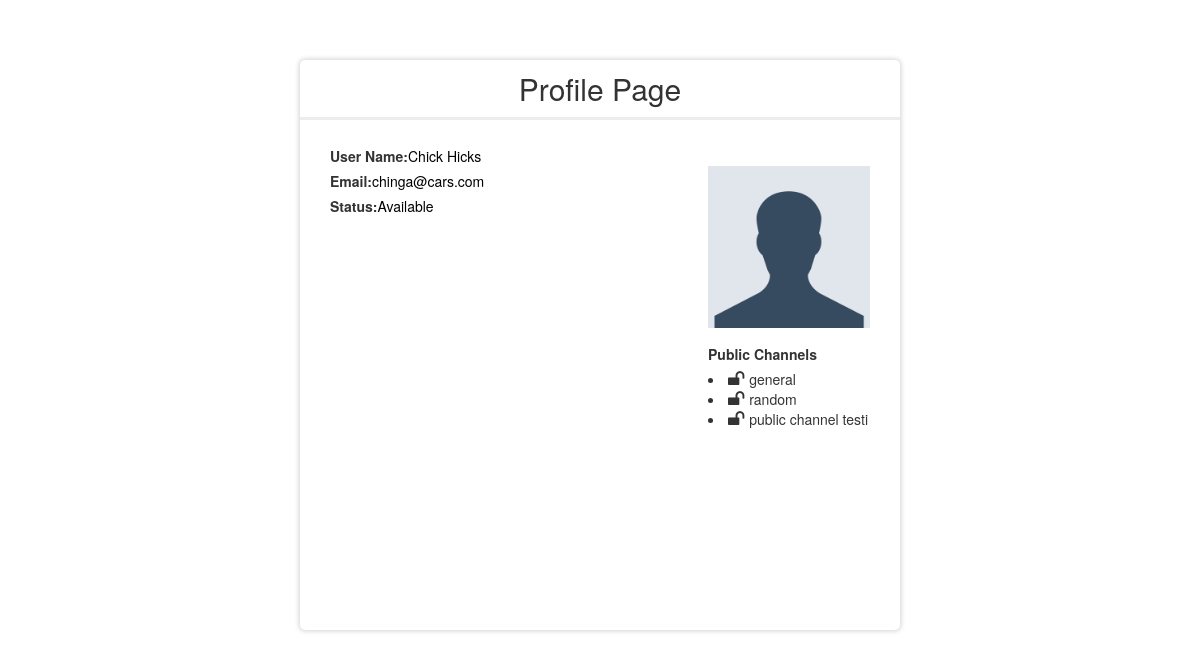
The page /userProfile.php?email=chinga@cars.com on the database its author committed.
### tables this page shows
CREATE TABLE IF NOT EXISTS `users` (
  `email` varchar(50) NOT NULL,
  `user_name` varchar(20) NOT NULL,
  `display_name` varchar(20) NOT NULL,
  `status` varchar(50) NOT NULL DEFAULT 'Available',
  `mode_id` int(10) NOT NULL DEFAULT '0',
  `display_pic` varchar(50) NOT NULL DEFAULT 'no pic',
  `description` varchar(200) NOT NULL DEFAULT 'bio',
  `password` varchar(20) NOT NULL,
  `phone_no` int(13) NOT NULL DEFAULT '1234567890',
  `skype_id` varchar(20) NOT NULL DEFAULT 'skype id',
  `timestamp` timestamp NOT NULL DEFAULT CURRENT_TIMESTAMP ON UPDATE CURRENT_TIMESTAMP
);

CREATE TABLE IF NOT EXISTS `channels` (
  `channel_id` int(20) NOT NULL,
  `channel_name` varchar(200) NOT NULL,
  `purpose` varchar(500) NOT NULL,
  `created_by_user_email` varchar(50) NOT NULL,
  `createdon` timestamp NOT NULL DEFAULT '0000-00-00 00:00:00' ON UPDATE CURRENT_TIMESTAMP,
  `access_specifiers` tinyint(1) NOT NULL DEFAULT '0',
  `isArchive` tinyint(1) NOT NULL DEFAULT '0'
);

### userProfile.php (the view, shortened to what this page needs)
<?php
include_once "sqlQueries.php";
?>
<!DOCTYPE html>
<html>
    <head>
        <link rel="stylesheet" type="text/css" href="./profilePage.css">
        <link rel="stylesheet" href="https://maxcdn.bootstrapcdn.com/bootstrap/3.3.7/css/bootstrap.min.css">
        <link rel="stylesheet" href="https://cdnjs.cloudflare.com/ajax/libs/font-awesome/4.7.0/css/font-awesome.min.css">
    </head>
    <body>
        <div class = "formDiv">
            <h2 >Profile Page</h2>
                <div class="container" style = "height:100%; width:95%;">
                <div class = "leftside" style="float:left;width: 70%;">
                    <label><b>User Name:</b></label><span class="profileStyle"><?php $result = getUserDetails($_GET['email']); echo $result['display_name'] ?></span><br>
                    <label><b>Email:</b></label><span class="profileStyle"><?php $result = getUserDetails($_GET['email']); echo $result['email'] ?></span><br>
                    <label><b>Status:</b></label><span class="profileStyle"><?php $result = getUserDetails($_GET['email']); echo $result['status'] ?></span><br>
                </div>
                <div class ="profilePic" style="width:30%;height:100%;float:right">
                    <img src="./assets/images/homePage.png" width="100%" height="40%" alt="Avatar" class="avatar">
                    <div class = "channels">
                        <label>Public Channels</label>
                        <?php
                            $result =getAllPublicChannels($_GET['email']);
                            echo $result
                        ?>
                    </div>
                </div>
                <div class="clearfix">
                </div>
              </div>
        </div>
    </body>
</html>

### sqlQueries.php (shortened to what this page needs)
<?php
$conn = new mysqli(DB_HOST, DB_USER, DB_PASSWORD,DB_NAME)
	OR die ('Could not connect to MySQL: '.mysql_error());
function getUserDetails($email){
	global $conn;
	$sql = "SELECT * FROM users where email= '".$email."'";
    $result = $conn->query($sql);
    $row = $result->fetch_assoc();
    return $row;
}
function getAllPublicChannels($email){
	global $conn;
	$sql = "SELECT channels.channel_name FROM `userChannels` join channels on userChannels.channel_id=channels.channel_id where userChannels.user_email='$email' and access_specifiers=0";
    $result = mysqli_query($conn, $sql);
    $string = "";
    while(($row = mysqli_fetch_assoc($result)))
	{
    	$string=$string."<li ><i style='font-size: 126%;padding-right: 3%;' class='fa'>&#xf09c;</i>".$row['channel_name']."</li>";
	}
	return $string;
}
 ?>

### profilePage.css (style rules this page uses)
.profileStyle { color:black; }
.formDiv { width: 50%; margin-left: auto; margin-right: auto; margin-top: 5%; box-shadow: 0px 0px 5px 1px lightgrey; border-radius: 5px; }
h2 { text-align: center; padding: 2%; border-bottom: 3px solid #ededed; }
.container { padding: 16px; min-height: 500px }
.channels { margin-top: 10%; }
.clearfix::after { content: ""; clear: both; display: table; }

### rows shown on the page
users: display_name "Chick Hicks", email "chinga@cars.com", status "Available"
channels: channel_name "general"
channels: channel_name "random"
channels: channel_name "public channel testi"
